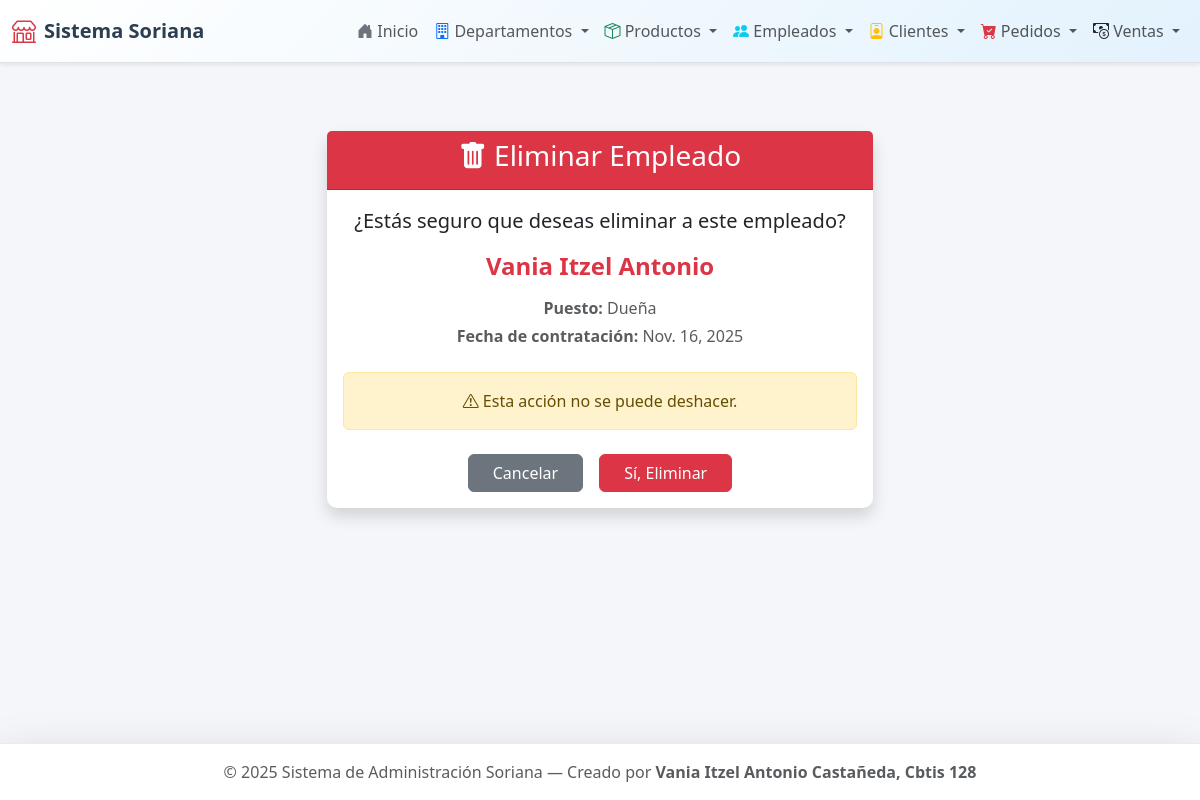
The app's page /empleados/borrar/1/ with its own data.
### app_Soriana/models.py (models this page shows, shortened)
class Empleados(models.Model):
    id = models.AutoField(primary_key=True)
    nombre = models.CharField(max_length=100)
    apellido = models.CharField(max_length=100)
    puesto = models.CharField(max_length=100)
    fecha_contratacion = models.DateField()
    salario = models.DecimalField(max_digits=10, decimal_places=2)

### app_Soriana/views.py (the view, shortened to what this page needs)
# urls.py: path('empleados/borrar/<int:id>/', views.borrar_Empleados, name='borrar_Empleados'),
def borrar_Empleados(request, id):
    empleado = get_object_or_404(Empleados, id=id)
    return render(request, 'Empleados/borrar_empleado.html', {'empleado': empleado})

### app_Soriana/templates/Empleados/borrar_empleado.html (shortened to what this page needs)
{% extends 'base.html' %}
{% block content %}
<div class="row justify-content-center mt-5">
    <div class="col-md-6">
        <div class="card border-danger shadow">
            <div class="card-header bg-danger text-white text-center">
                <h3><i class="bi bi-trash-fill"></i> Eliminar Empleado</h3>
            </div>
            <div class="card-body text-center">
                <p class="lead">¿Estás seguro que deseas eliminar a este empleado?</p>
                <h4 class="fw-bold text-danger">{{ empleado.nombre }} {{ empleado.apellido }}</h4>
                <div class="mt-3 mb-4 text-muted">
                    <p class="mb-1"><strong>Puesto:</strong> {{ empleado.puesto }}</p>
                    <p class="mb-1"><strong>Fecha de contratación:</strong> {{ empleado.fecha_contratacion }}</p>
                </div>
                <div class="alert alert-warning">
                    <i class="bi bi-exclamation-triangle"></i>
                    Esta acción no se puede deshacer.
                </div>
                <form method="POST" action="">
                    <div class="d-flex justify-content-center gap-3 mt-4">
                        <a href="{% url 'inicio_Empleados' %}" class="btn btn-secondary px-4">Cancelar</a>
                        <button type="submit" class="btn btn-danger px-4">Sí, Eliminar</button>
                    </div>
                </form>
            </div>
        </div>
    </div>
</div>
{% endblock %}

### app_Soriana/templates/base.html (style rules this page uses)
body { background-color: #f4f6f9; color: #444; font-family: 'Segoe UI', Tahoma, Geneva, Verdana, sans-serif; }
.card { border: none; border-radius: 10px; box-shadow: 0 4px 6px rgba(0,0,0,0.05); }

### records on screen
Empleados: nombre "Vania Itzel", apellido "Antonio", puesto "Dueña", fecha_contratacion "Nov. 16, 2025"
